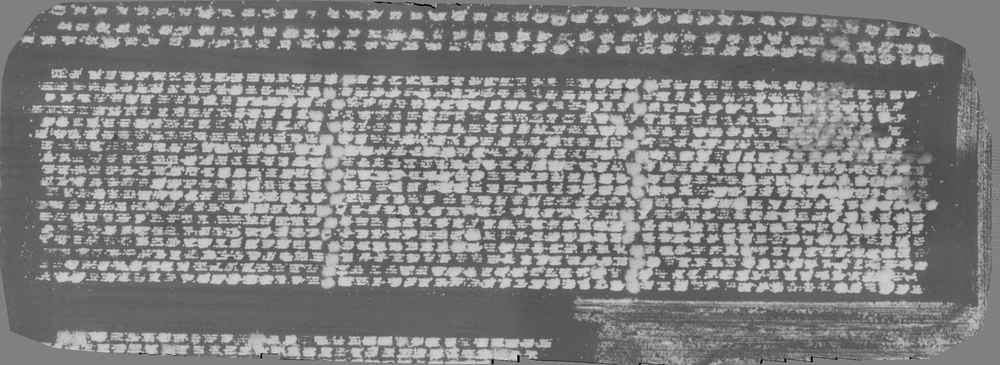
#> input picture A2/asn2-files.zip (Starting notebooks and image files)-20181010/lentil.png, 1000 x 365 px, shrunk from 2194 x 800 before the run
$ python A2_2.py
#> lines starting #> are read from the running program, lines starting #| are printed output that depends on the picture
import skimage.io as io
import skimage.util as util
import skimage.feature as feat
import matplotlib.pyplot as plt

# Write your code here.  It shouldn't take much.  Adapt the example on the last slide of the Topic 5 lecture notes.

import skimage.data as data
import skimage.color as color
import math as m
import skimage.feature as feat

image = io.imread('lentil.png')
#> image is the input picture: shape (365, 1000); min 0, max 215, mean 129.8
I = util.img_as_float(image)
image_gray = color.rgb2gray(I)
blobs_log = feat.blob_log(image_gray, max_sigma =30, num_sigma =10, threshold =.1)
blobs_log[:, 2] = blobs_log[:, 2] * m.sqrt(2)
plt.figure ()
plt.imshow(I)
for row in blobs_log:
    c = plt.Circle((row [1], row[0]), row[2], color='lime', linewidth=1, fill=False)
    plt.gca().add_patch(c)
    plt.tight_layout
#> this loop made 3325 passes
#> row on passes 1 to 3: [205, 932, 5.97], [40, 48, 5.97], [286, 616, 5.97]
plt.show()
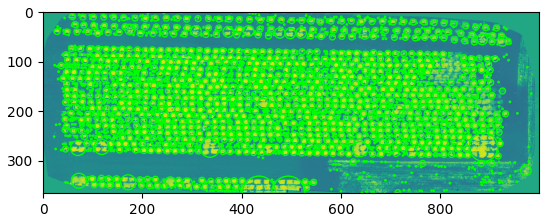
#> figure drawn by matplotlib, 1 panel

$ run again, with A2/asn2-files.zip (Starting notebooks and image files)-20181010/waterfall.jpg saved as A2/asn2-files.zip (Starting notebooks and image files)-20181010/lentil.png
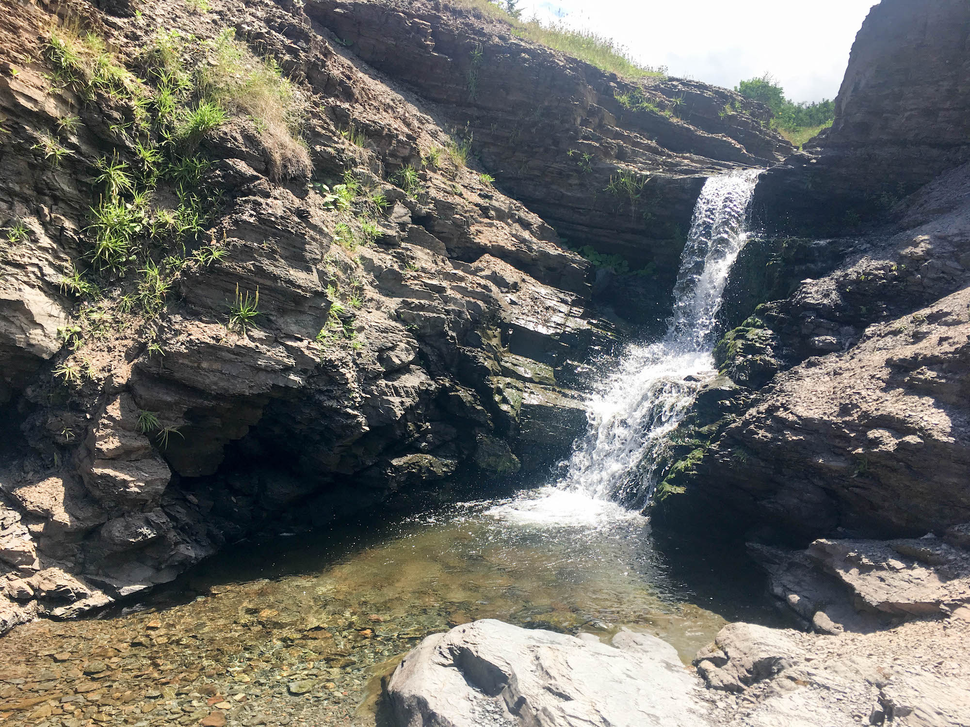
#> input picture A2/asn2-files.zip (Starting notebooks and image files)-20181010/waterfall.jpg, 970 x 727 px, shrunk from 2000 x 1500 before the run
#> image is the input picture: shape (727, 970, 3); mean R, G, B 109.5, 108.9, 103.8
#> `image_gray = color.rgb2gray(I)`:
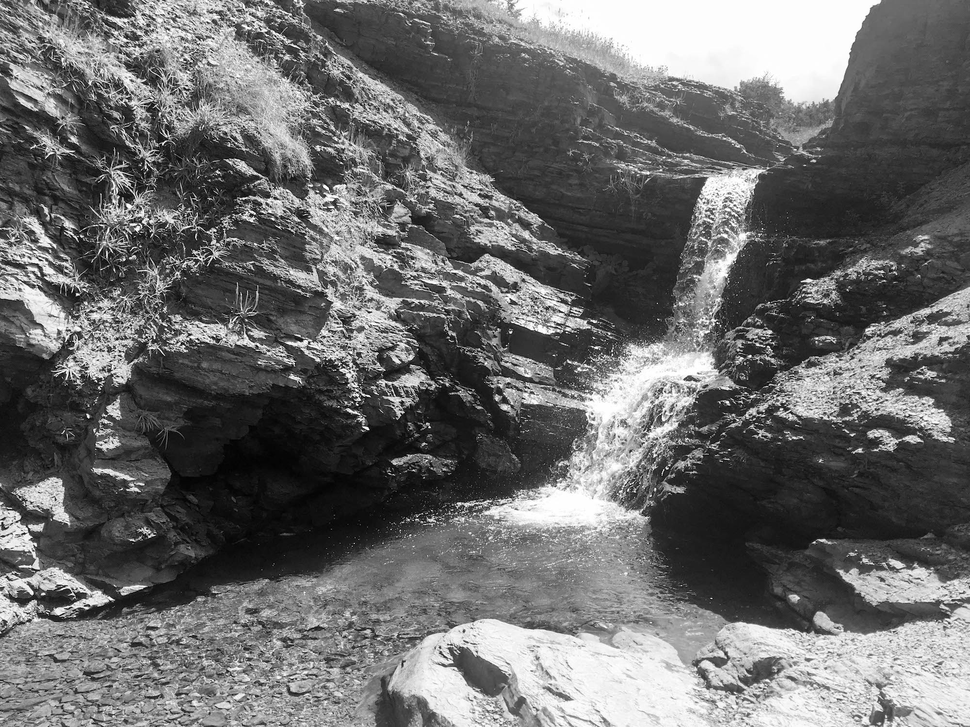
#> image_gray: shape (727, 970) float64; min 0, max 1, mean 0.426
#> the loop `for row in blobs_log:` made 6067 passes
#> row on passes 1 to 3: [294, 77, 1.41], [428, 367, 1.41], [332, 510, 1.41]
#> `plt.show()`:
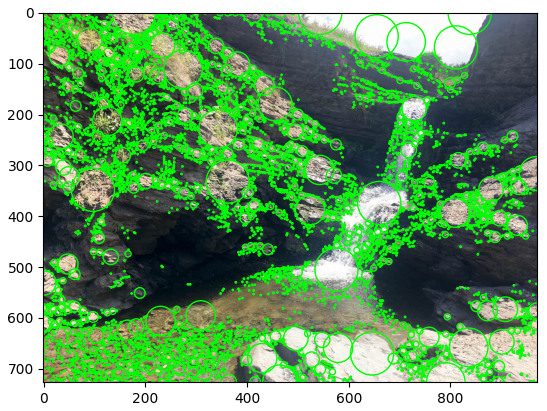
#> figure drawn by matplotlib, 1 panel
